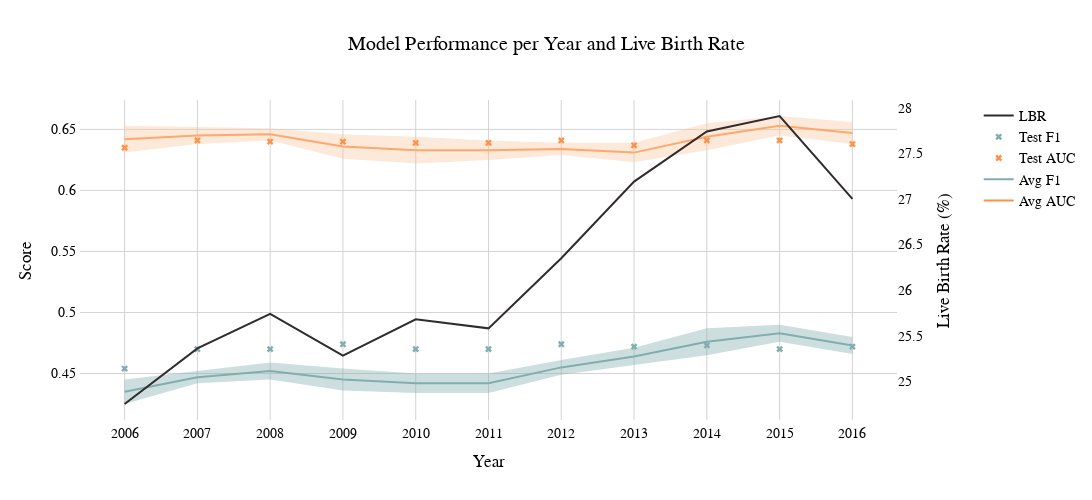

The notebook cell this image was saved under:
### Code cell
models = ['2006', '2007', '2008', '2009', '2010', '2011', '2012', '2013', '2014', '2015', '2016']

avg_auc = [0.642, 0.645, 0.646, 0.636, 0.633, 0.633, 0.634, 0.631, 0.644, 0.653, 0.647]
std_auc = [0.011, 0.007, 0.005, 0.010, 0.011, 0.008, 0.005, 0.008, 0.011, 0.008, 0.009]
test_auc = [0.635, 0.641, 0.640, 0.640, 0.639, 0.639, 0.641, 0.637, 0.641, 0.641, 0.638]

avg_f1 = [0.435, 0.447, 0.452, 0.445, 0.442, 0.442, 0.455, 0.464, 0.476, 0.483, 0.473]
std_f1 = [0.010, 0.005, 0.007, 0.009, 0.008, 0.008, 0.006, 0.007, 0.011, 0.007, 0.007]
test_f1 = [0.454, 0.470, 0.470, 0.474, 0.470, 0.470, 0.474, 0.472, 0.473, 0.470, 0.472]

live_birth_rate = [24.75, 25.36, 25.74, 25.28, 25.68, 25.58, 26.35, 27.19, 27.74, 27.91, 27.0]


# Create figure
fig = go.Figure()

# AUC Scores
fig.add_trace(go.Scatter(
    x=models, y=avg_auc, 
    mode='lines',
    name='Avg AUC',
    line=dict(color='#FF9249')))
fig.add_trace(go.Scatter(
    x=models, y=[avg + std for avg, std in zip(avg_auc, std_auc)], 
    mode='lines',
    name='AUC + 1 std',
    marker=dict(color="#444"),
    line=dict(width=0),
    showlegend=False))
fig.add_trace(go.Scatter(
    x=models, y=[avg - std for avg, std in zip(avg_auc, std_auc)], 
    mode='lines',
    name='AUC - 1 std',
    marker=dict(color="#444"),
    line=dict(width=0),
    fillcolor='rgba(250, 199, 164, 0.4)',
    fill='tonexty',
    showlegend=False))

# F1 Scores
fig.add_trace(go.Scatter(
    x=models, y=avg_f1, 
    mode='lines',
    name='Avg F1',
    line=dict(color='#82ADAE')))
fig.add_trace(go.Scatter(
    x=models, y=[avg + std for avg, std in zip(avg_f1, std_f1)], 
    mode='lines',
    name='F1 + 1 std',
    marker=dict(color="#444"),
    line=dict(width=0),
    showlegend=False))
fig.add_trace(go.Scatter(
    x=models, y=[avg - std for avg, std in zip(avg_f1, std_f1)], 
    mode='lines',
    name='F1 - 1 std',
    marker=dict(color="#444"),
    line=dict(width=0),
    fillcolor='rgba(130, 173, 174, 0.4)',
    fill='tonexty',
    showlegend=False))

# Test Scores
fig.add_trace(go.Scatter(
    x=models, y=test_auc, 
    mode='markers',
    name='Test AUC',
    marker=dict(color='#FF9249', symbol='x')))
fig.add_trace(go.Scatter(
    x=models, y=test_f1, 
    mode='markers',
    name='Test F1',
    marker=dict(color='#82ADAE', symbol='x')))


# LBR
fig.add_trace(go.Scatter(
    x=models, y=live_birth_rate, 
    mode='lines',
    name='LBR',
    yaxis='y2', 
    line=dict(color='#302C2E'),
))

# Update layout with yaxis2 and other formatting
fig.update_layout(
    title={
        'text': 'Model Performance per Year and Live Birth Rate',
        'x': 0.5,
        'xanchor': 'center'
    },
    legend=dict(
        x=1.1,  # Move the legend further to the right
        y=1), 
    xaxis_title='Year',
    yaxis_title='Score',
    yaxis2=dict(
        title='Live Birth Rate (%)',
        overlaying='y',
        side='right',
        showgrid=False
    ),
    font=dict(
        family="Didot",
        size=14,
        color="black"
    ),
    width=1100,  
    height=500,
    plot_bgcolor='white',
    paper_bgcolor='white',
    xaxis=dict(showline=True, showgrid=True, gridcolor='lightgrey'),
    yaxis=dict(showline=True, showgrid=True, gridcolor='lightgrey'),
    showlegend=True
)

fig.show()

### Figure 1 — Plotly figure (JSON) as saved in the notebook; plotly's stock layout.template omitted (floating-point values rounded to 4 significant figures)
{"data": [{"line": {"color": "#FF9249"}, "mode": "lines", "name": "Avg AUC", "type": "scatter", "x": ["2006", "2007", "2008", "2009", "2010", "2011", "2012", "2013", "2014", "2015", "2016"], "y": [0.642, 0.645, 0.646, 0.636, 0.633, 0.633, 0.634, 0.631, 0.644, 0.653, 0.647]}, {"line": {"width": 0}, "marker": {"color": "#444"}, "mode": "lines", "name": "AUC + 1 std", "showlegend": false, "type": "scatter", "x": ["2006", "2007", "2008", "2009", "2010", "2011", "2012", "2013", "2014", "2015", "2016"], "y": [0.653, 0.652, 0.651, 0.646, 0.644, 0.641, 0.639, 0.639, 0.655, 0.661, 0.656]}, {"fill": "tonexty", "fillcolor": "rgba(250, 199, 164, 0.4)", "line": {"width": 0}, "marker": {"color": "#444"}, "mode": "lines", "name": "AUC - 1 std", "showlegend": false, "type": "scatter", "x": ["2006", "2007", "2008", "2009", "2010", "2011", "2012", "2013", "2014", "2015", "2016"], "y": [0.631, 0.638, 0.641, 0.626, 0.622, 0.625, 0.629, 0.623, 0.633, 0.645, 0.638]}, {"line": {"color": "#82ADAE"}, "mode": "lines", "name": "Avg F1", "type": "scatter", "x": ["2006", "2007", "2008", "2009", "2010", "2011", "2012", "2013", "2014", "2015", "2016"], "y": [0.435, 0.447, 0.452, 0.445, 0.442, 0.442, 0.455, 0.464, 0.476, 0.483, 0.473]}, {"line": {"width": 0}, "marker": {"color": "#444"}, "mode": "lines", "name": "F1 + 1 std", "showlegend": false, "type": "scatter", "x": ["2006", "2007", "2008", "2009", "2010", "2011", "2012", "2013", "2014", "2015", "2016"], "y": [0.445, 0.452, 0.459, 0.454, 0.45, 0.45, 0.461, 0.471, 0.487, 0.49, 0.48]}, {"fill": "tonexty", "fillcolor": "rgba(130, 173, 174, 0.4)", "line": {"width": 0}, "marker": {"color": "#444"}, "mode": "lines", "name": "F1 - 1 std", "showlegend": false, "type": "scatter", "x": ["2006", "2007", "2008", "2009", "2010", "2011", "2012", "2013", "2014", "2015", "2016"], "y": [0.425, 0.442, 0.445, 0.436, 0.434, 0.434, 0.449, 0.457, 0.465, 0.476, 0.466]}, {"marker": {"color": "#FF9249", "symbol": "x"}, "mode": "markers", "name": "Test AUC", "type": "scatter", "x": ["2006", "2007", "2008", "2009", "2010", "2011", "2012", "2013", "2014", "2015", "2016"], "y": [0.635, 0.641, 0.64, 0.64, 0.639, 0.639, 0.641, 0.637, 0.641, 0.641, 0.638]}, {"marker": {"color": "#82ADAE", "symbol": "x"}, "mode": "markers", "name": "Test F1", "type": "scatter", "x": ["2006", "2007", "2008", "2009", "2010", "2011", "2012", "2013", "2014", "2015", "2016"], "y": [0.454, 0.47, 0.47, 0.474, 0.47, 0.47, 0.474, 0.472, 0.473, 0.47, 0.472]}, {"line": {"color": "#302C2E"}, "mode": "lines", "name": "LBR", "type": "scatter", "x": ["2006", "2007", "2008", "2009", "2010", "2011", "2012", "2013", "2014", "2015", "2016"], "y": [24.75, 25.36, 25.74, 25.28, 25.68, 25.58, 26.35, 27.19, 27.74, 27.91, 27], "yaxis": "y2"}], "layout": {"font": {"color": "black", "family": "Didot", "size": 14}, "height": 500, "legend": {"x": 1.1, "y": 1}, "paper_bgcolor": "white", "plot_bgcolor": "white", "showlegend": true, "title": {"text": "Model Performance per Year and Live Birth Rate", "x": 0.5, "xanchor": "center"}, "width": 1100, "xaxis": {"gridcolor": "lightgrey", "showgrid": true, "showline": true, "title": {"text": "Year"}}, "yaxis": {"gridcolor": "lightgrey", "showgrid": true, "showline": true, "title": {"text": "Score"}}, "yaxis2": {"overlaying": "y", "showgrid": false, "side": "right", "title": {"text": "Live Birth Rate (%)"}}}}
